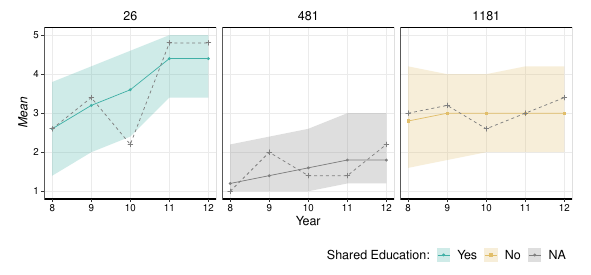

This figure's R source:
rm(list = ls())

# Notes -------------------------------------------------------------------


# Library -----------------------------------------------------------------

  # Load packages
  library(tidyverse)


# Functions ---------------------------------------------------------------

  # Inverse logit (logistic) function
  inv_logit <- function(x) exp(x) / (1 + exp(x))
  
  # Calculate monotonic effects
  mo <- function(scale, i) {
    if (i == 0L) {
      0.0
    } else {
      length(scale) * sum(scale[1:i])
    } 
  }


# Prepare -----------------------------------------------------------------

  # Import data
  dl <- read_rds("data/dl.rds")
  
  # Remove missing responses
  dl <- dl %>% filter(!is.na(response))
  
  # Create indices for analyses
  dl <- dl %>% 
    arrange(id, year, outcome, item) %>% 
    group_by(outcome) %>% 
    mutate(
      ii = row_number(),
      jj = as.integer(factor(id)),
      kk = as.integer(factor(school))
    ) %>% 
    ungroup()
  

# Make posterior predictions ----------------------------------------------
  
  # Select cases
  cases <- c(26L, 481L, 1181L)

  # Make data matrix
  pp <- dl %>% 
    filter(outcome == "cq", jj %in% cases) %>% 
    transmute(
      ii, jj, kk, x_time = year - 8L, y_obs = response
    ) %>% 
    crossing(.draw = 1:4000, y = 1:5)

  # Add posterior draws
  pp <- pp %>% 
    left_join(
      read_rds("results/students/cq_ps_jj.rds") %>% filter(jj %in% cases),
      by = c(".draw", "jj")
    ) %>% 
    left_join(
      read_rds("results/students/cq_ps_kk.rds"),
      by = c(".draw", "kk")
    ) %>% 
    left_join(
      read_rds("results/students/cq_ps_x.rds") %>% select(-z_time),
      by = c(".draw", "x_time")
    ) %>% 
    left_join(
      read_rds("results/students/cq_ps_x.rds") %>% 
        filter(x_time > 0L) %>% 
        group_by(.draw) %>% 
        summarise(z_time = list(z_time)),
      by = c(".draw")
    ) %>% 
    left_join(
      read_rds("results/students/cq_ps_y.rds"),
      by = c(".draw", "y")
    )
  
  # Make predictions
  p_est <- pp %>% 
    mutate(
      mo = map2_dbl(z_time, x_time, mo),
      eta_0 = b_j_1 + b_k_1 + (b_time + b_j_2) * mo,
      eta_1 = eta_0 + b_sep
    ) %>% 
    select(.draw, ii:kk, y_obs, x_time, x_sep, eta_0, eta_1, y, c)
  
  # Derive probabilities
  p_est <- p_est %>% 
    mutate(
      p_0 = case_when(
        y == 1L ~ 1 - inv_logit(eta_0 - lead(c)),
        y  < 5L ~ inv_logit(eta_0 - c) - inv_logit(eta_0 - lead(c)),
        y == 5L ~ inv_logit(eta_0 - c)
      ),
      p_1 = case_when(
        y == 1L ~ 1 - inv_logit(eta_1 - lead(c)),
        y  < 5L ~ inv_logit(eta_1 - c) - inv_logit(eta_1 - lead(c)),
        y == 5L ~ inv_logit(eta_1 - c)
      ),
      p = x_sep * p_1 + (1 - x_sep) * p_0
    )
  
  # Calculate means
  d_pred <- p_est %>% 
    group_by(.draw, ii, jj, kk, y_obs, x_time, x_sep) %>% 
    summarise(y_pred = sample.int(5L, 1L, replace = FALSE, prob = p)) %>% 
    ungroup()
  
  
# Visualize ---------------------------------------------------------------

  # Figure 3
  d_pred %>% 
    mutate(
      x_sep = recode_factor(
        x_sep,
        "1" = "Yes",
        "0" = "No"
      )
    ) %>% 
    group_by(.draw, jj, kk, x_time, x_sep) %>% 
    summarise(m_pred = mean(y_pred)) %>% 
    group_by(jj, kk, x_time, x_sep) %>% 
    summarise(
      .lower = quantile(m_pred, 0.025),
      .upper = quantile(m_pred, 0.975),
      m_pred = median(m_pred)
    ) %>% 
  ggplot(., aes(x = x_time + 8L, y = m_pred, colour = x_sep)) + 
    geom_ribbon(
      aes(ymin = .lower, ymax = .upper, fill = x_sep),
      colour = NA,
      alpha = 0.25
    ) +
    geom_line(size = 0.25) +
    geom_point(aes(shape = x_sep), size = 0.75) +
    geom_line(
      data = d_pred %>% group_by(jj, x_time) %>% summarise(m_obs = mean(y_obs)),
      aes(y = m_obs),
      linetype = "dashed",
      colour = "grey50",
      size = 0.25
    ) +
    geom_point(
      data = d_pred %>% group_by(jj, x_time) %>% summarise(m_obs = mean(y_obs)),
      aes(y = m_obs),
      shape = "plus",
      colour = "grey50",
      size = 0.75
    ) +
    scale_shape_manual(values = c("Yes" = 16, "No" = 15), na.value = 18) +
    scale_colour_manual(values = c("Yes" = "#40B0A6", "No" = "#E1BE6A"), na.value = "grey50") +
    scale_fill_manual(values = c("Yes" = "#40B0A6", "No" = "#E1BE6A"), na.value = "grey50") +
    coord_fixed(1, ylim = c(1, 5)) +
    facet_wrap(vars(jj), nrow = 1) +
    theme_bw(base_size = 9, base_line_size = 0.25) +
    theme(
      legend.position = "bottom",
      legend.justification = "right",
      legend.title = element_text(size = rel(1), colour = "black"),
      legend.text = element_text(size = rel(1), colour = "black"),
      legend.key.width = unit(11, "points"),
      legend.key.height = unit(11, "points"),
      panel.border = element_rect(colour = "black", fill = NA),
      panel.grid.minor = element_blank(),
      axis.text = element_text(colour = "black"),
      axis.title = element_text(size = rel(1), colour = "black"),
      strip.background = element_blank(),
      strip.text = element_text(size = rel(1), colour = "black", hjust = 0.5)
    ) +
    labs(
      x = "Year",
      y = expression(italic("Mean")),
      shape  = "Shared Education:",
      colour = "Shared Education:",
      fill   = "Shared Education:"
    )
  
  # Export
  ggsave(
    "figures/figure-3.png", 
    width = 15, height = 7, units = "cm",
    dpi = 600, 
    type = "cairo-png"
  )
